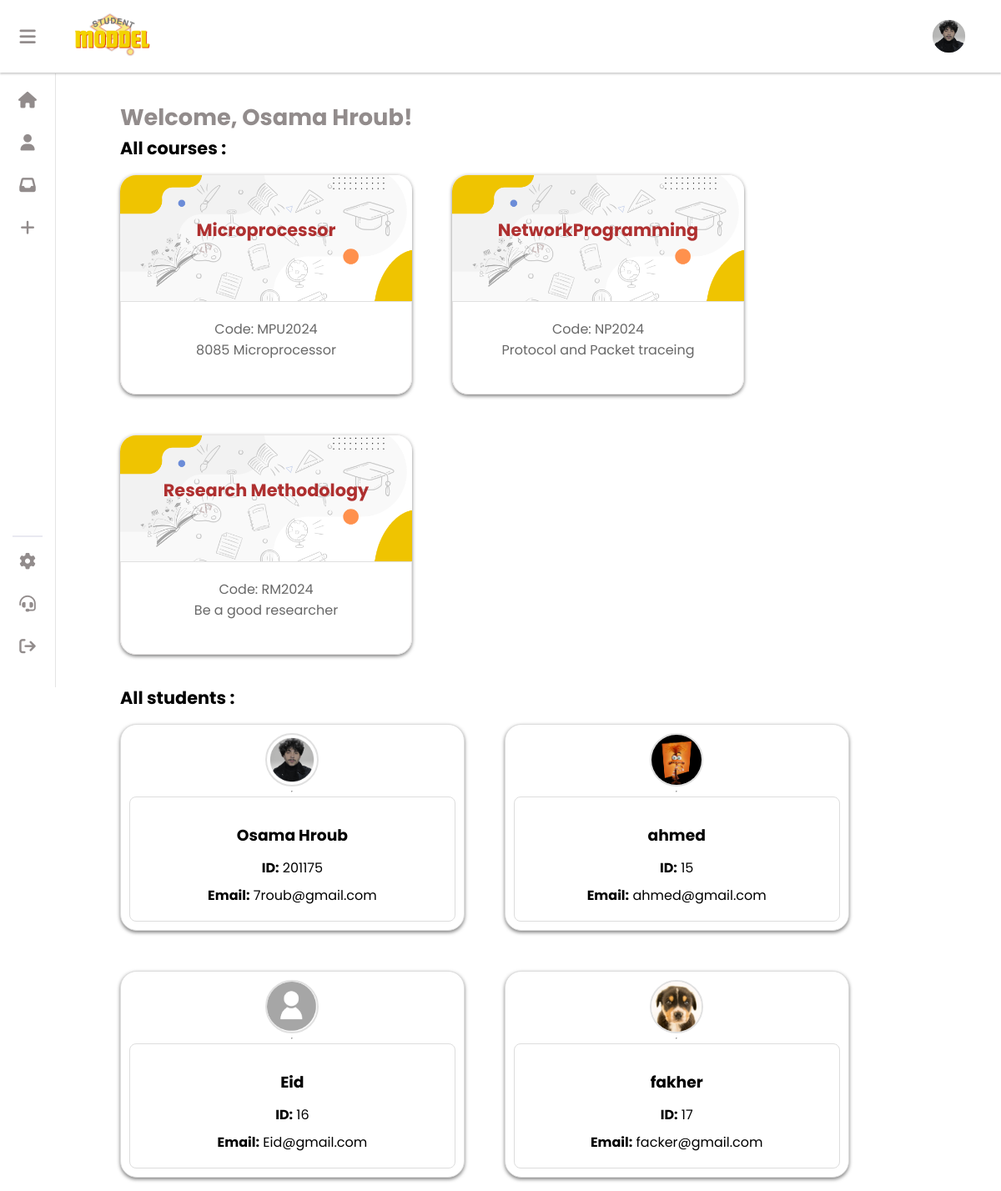
Page / (signed in) on the earlier database version.
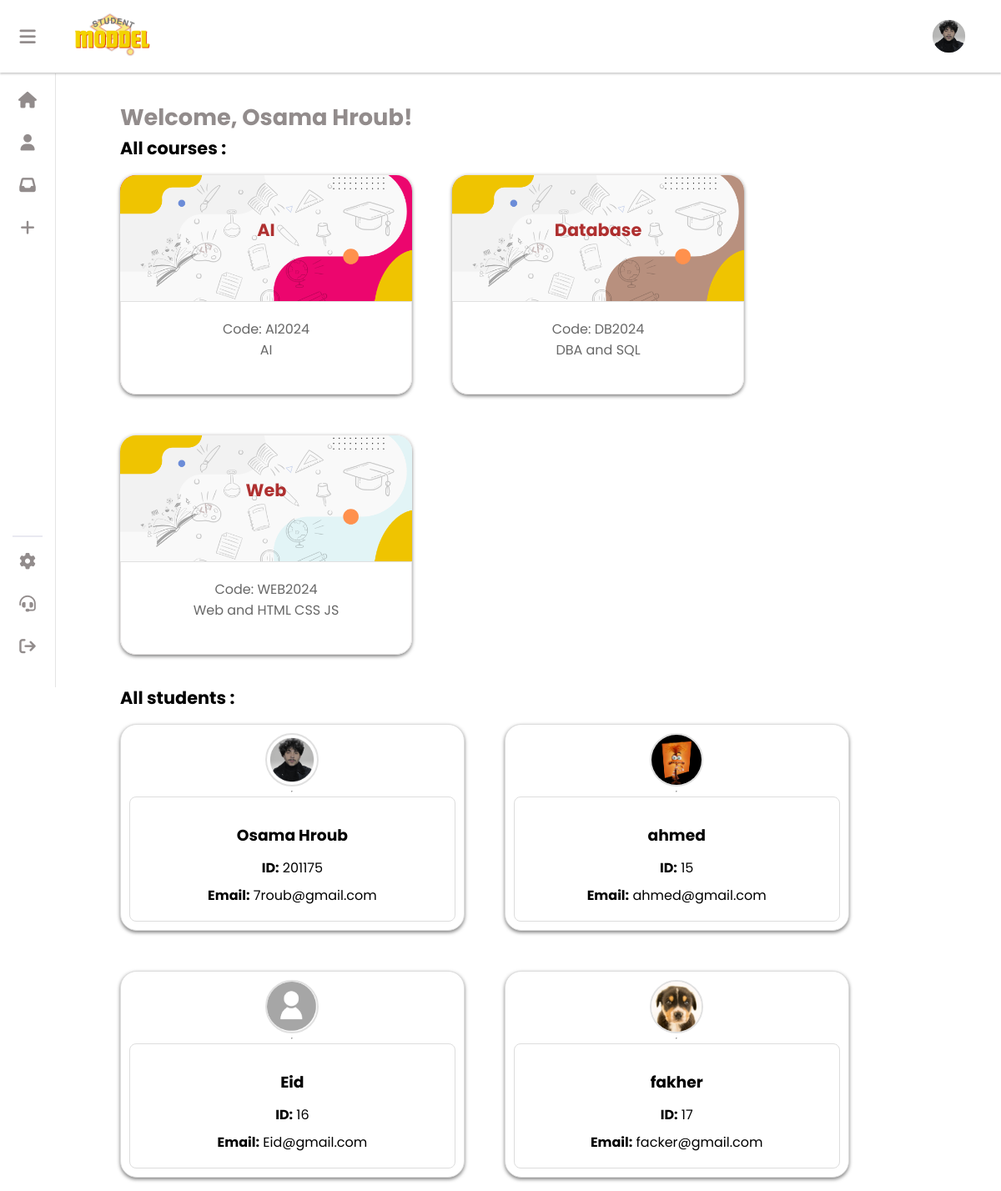
Same page on the later database version.
### crud/models.py (models this page shows, shortened)
class Courses(models.Model):
    code = models.CharField(primary_key=True, max_length=10)
    name = models.CharField(max_length=100)
    description = models.CharField(max_length=255)
    prerequisites = models.ManyToManyField('self', through='Prerequisties', symmetrical=False)
    instractor = models.CharField(max_length=30,default='')
    capacity = models.IntegerField(default=0)
    schedule_id = models.ForeignKey(CoruseSchedules,on_delete=models.CASCADE,null=True,unique=True)
    color = models.CharField(max_length=7, default='#FFFFFF')

class Student(models.Model):
    fullname = models.CharField(max_length=90,null=False,default='No Name Provided')
    user = models.ForeignKey(User, on_delete=models.CASCADE, default=1)
    email = models.CharField(max_length=100)
    id_user = models.IntegerField( null=True)
    avatar = models.ImageField(upload_to='avatars/', null=True, blank=True, default= 'defult.png')
    bio = models.CharField(max_length=250 , null=True, blank=True, default='None')

### crud/views.py (the view)
# urls.py: path('', views.home, name=''),
@login_required(login_url='/login'  )
def home(request):
    userl = request.user#used to return user to the home page also i used this for the user photo in the navigatior u will see that i do the same thing may time becouse i
    print(f'Logged-in user: {userl}')
    student = Student.objects.filter(user=userl).first()
    print(f'Student found: {student}')
    courseAdmin = Courses.objects.all()
    courses = []
    students = Student.objects.all()
    if student:
        registrations = studentsReg.objects.filter(student_id=student)
        print(f'Registrations found: {registrations.count()}')
        for registration in registrations:
            course = registration.course_id
            courses.append(course)
            print(f'Registered Course: {course.name}, Code: {course.code}')
    return render(request, 'index.html', {'student': student, 'courses': courses,'courseAdmin':courseAdmin,'users':students} )

### crud/templates/index.html (shortened to what this page needs)
<!DOCTYPE html>
<html lang="en">
  <head>
    {% load static %}
    <link
      rel="stylesheet"
      type="text/css"
      href="{% static 'css/style.css' %}"
    />
    <link
      rel="stylesheet"
      href="https://cdnjs.cloudflare.com/ajax/libs/font-awesome/6.5.1/css/all.min.css"
    />
  </head>
  <body>
    {% include "aside.html" %}
    <div class="pagecontent">
      <div class="content">
        <h1 class="h1name">Welcome, {{ student.fullname }}!</h1>
         {%if user.is_staff%}
        <h2>All courses :</h2>
        <ul class="coursesReg">
          {% for course in courseAdmin %}
          <div class="courses">
            <div class="header1" style="background-color: {{ course.color }};">
              <a href="{% url 'course' course.code %}"
                ><h2>{{ course.name }}</h2></a
              >
            </div>
            <li>Code: {{ course.code }}</li>
            <li>{{ course.description }}</li>
          </div>
          {% empty %}
          <li>There is no courses added.</li>
          {% endfor %}
        </ul>
        <h2 class="all-student">All students :</h2>
        <ul class="coursesReg">
          {% for user in users %}
          <div class="card">
            <img src="{{ user.avatar.url }}" alt="{{ user.fullname }}" />
            <hr />
            <div class="userdata">
              <h3>{{ user.fullname }}</h3>
              <p><strong>ID:</strong> {{ user.id_user }}</p>
              <p><strong>Email:</strong> {{ user.email }}</p>
            </div>
          </div>
          {% endfor %}
        </ul>
        {%endif%}
      </div>
    </div>
  </body>
</html>

### crud/templates/aside.html (shortened to what this page needs)
{% load static %}
<div class="navcontainer">   <nav>
    <div class="navbar">
        <button class="user" id="user">
            <i class="fa-solid fa-bars"></i>
        </button>
        <div class="logo">
            <a href="{% url '' %}"><img src="{% static 'logo.png' %}" width="100px" alt="" class="logoimg"></a>
        </div>
    </div>
    <div class="new">
        {% if student.avatar %}
        <img  src="{{student.avatar.url}}" height="45px" width="45px" style="border-radius: 50%;" alt="" class="profile">
        {% else %}
        <img  src="{% static 'assets/defult.png'%}" height="45px" width="45px" style="border-radius: 50%;  object-fit: cover;
        " alt="" class="profile">
        {% endif %}
    </div>
</nav></div>
<aside class="aside" id="aside">
    <div class="list">
        <ul>
            <li><button>
                <a href="{% url '' %}"><i class="fa-solid fa-house"></i><span class="text">home</span></a>
                </button></li>
            <li><button>
                  <a href="{% url 'profile' %}">  <i class="fa-solid fa-user"></i><span class="text">profile</span></a>
                </button></li>
            <li><button>
                <a href="{% url 'notifications' %}"><i class="fa-solid fa-inbox"></i></i><span class="text">inbox</span>
                </button></li></a>
                {%if user.is_staff%}
            <li><button id="add">
                <a href="{% url 'addcourse' %}">
            <i class="fa-solid fa-plus"></i><span class="text">Add Course</span> </a>
        </button></li>
        {%endif%}
        </ul>
    </div>
    <hr>
    <div class="list">
        <ul>
            <li><button>
                <a href="{% url 'sittings' %}"><i class="fa-solid fa-gear"></i><span class="text">sittings</span></a>
                </button></li>
            <li><button>
                <a href="{% url 'support' %}"><i class="fa-solid fa-headset"></i><span class="text">Contact</span></a>
                </button></li>
            <li><button >
                   <a href="{% url 'logout' %}"><i class="fa-solid fa-arrow-right-from-bracket"></i><span class="text">logOut</span></a>
                </button></li>
        </ul>
    </div>
</aside>

Differences in the rows shown:
removed Courses: name "Microprocessor", code "MPU2024", description "8085 Microprocessor"
removed Courses: name "NetworkProgramming", code "NP2024", description "Protocol and Packet traceing"
removed Courses: name "Research Methodology", code "RM2024", description "Be a good researcher"
added Courses: name "AI", code "AI2024", description "AI"
added Courses: name "Database", code "DB2024", description "DBA and SQL"
added Courses: name "Web", code "WEB2024", description "Web and HTML CSS JS"
